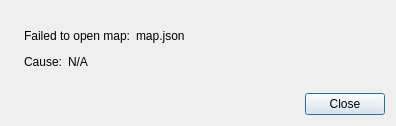
<?xml version="1.0" encoding="UTF-8"?>
<ui version="4.0">
 <class>OpenMapErrorDialog</class>
 <widget class="QDialog" name="OpenMapErrorDialog">
  <property name="geometry">
   <rect>
    <x>0</x>
    <y>0</y>
    <width>396</width>
    <height>126</height>
   </rect>
  </property>
  <property name="windowTitle">
   <string>Failed to open map!</string>
  </property>
  <layout class="QVBoxLayout" name="verticalLayout_2">
   <item>
    <layout class="QHBoxLayout" name="topLevelHorizontalLayout">
     <item>
      <widget class="QLabel" name="iconLabel">
       <property name="sizePolicy">
        <sizepolicy hsizetype="Minimum" vsizetype="Minimum">
         <horstretch>0</horstretch>
         <verstretch>0</verstretch>
        </sizepolicy>
       </property>
       <property name="text">
        <string/>
       </property>
       <property name="pixmap">
        <pixmap resource="../../../tactile.qrc">:/resources/icons/fluent/64/error.png</pixmap>
       </property>
      </widget>
     </item>
     <item>
      <layout class="QVBoxLayout" name="topLevelVerticalLayout">
       <item>
        <spacer name="topVerticalSpacer">
         <property name="orientation">
          <enum>Qt::Vertical</enum>
         </property>
         <property name="sizeHint" stdset="0">
          <size>
           <width>20</width>
           <height>40</height>
          </size>
         </property>
        </spacer>
       </item>
       <item>
        <layout class="QHBoxLayout" name="topHorizontalLayout">
         <item>
          <widget class="QLabel" name="failedToImportLabel">
           <property name="text">
            <string>Failed to open map:</string>
           </property>
           <property name="alignment">
            <set>Qt::AlignRight|Qt::AlignTrailing|Qt::AlignVCenter</set>
           </property>
          </widget>
         </item>
         <item>
          <widget class="QLabel" name="filePathLabel">
           <property name="text">
            <string>map.json</string>
           </property>
          </widget>
         </item>
         <item>
          <spacer name="topHorizontalSpacer">
           <property name="orientation">
            <enum>Qt::Horizontal</enum>
           </property>
           <property name="sizeHint" stdset="0">
            <size>
             <width>40</width>
             <height>20</height>
            </size>
           </property>
          </spacer>
         </item>
        </layout>
       </item>
       <item>
        <layout class="QHBoxLayout" name="bottomHorizontalLayout">
         <item>
          <widget class="QLabel" name="causeLabel">
           <property name="text">
            <string>Cause:</string>
           </property>
           <property name="alignment">
            <set>Qt::AlignLeading|Qt::AlignLeft|Qt::AlignVCenter</set>
           </property>
          </widget>
         </item>
         <item>
          <widget class="QLabel" name="errorMessageLabel">
           <property name="text">
            <string>N/A</string>
           </property>
           <property name="alignment">
            <set>Qt::AlignLeading|Qt::AlignLeft|Qt::AlignVCenter</set>
           </property>
          </widget>
         </item>
         <item>
          <spacer name="bottomHorizontalSpacer">
           <property name="orientation">
            <enum>Qt::Horizontal</enum>
           </property>
           <property name="sizeHint" stdset="0">
            <size>
             <width>40</width>
             <height>20</height>
            </size>
           </property>
          </spacer>
         </item>
        </layout>
       </item>
       <item>
        <spacer name="bottomVerticalSpacer">
         <property name="orientation">
          <enum>Qt::Vertical</enum>
         </property>
         <property name="sizeHint" stdset="0">
          <size>
           <width>20</width>
           <height>40</height>
          </size>
         </property>
        </spacer>
       </item>
      </layout>
     </item>
    </layout>
   </item>
   <item>
    <widget class="QDialogButtonBox" name="buttonBox">
     <property name="orientation">
      <enum>Qt::Horizontal</enum>
     </property>
     <property name="standardButtons">
      <set>QDialogButtonBox::Close</set>
     </property>
    </widget>
   </item>
  </layout>
 </widget>
 <resources>
  <include location="../../../tactile.qrc"/>
 </resources>
 <connections>
  <connection>
   <sender>buttonBox</sender>
   <signal>accepted()</signal>
   <receiver>OpenMapErrorDialog</receiver>
   <slot>accept()</slot>
   <hints>
    <hint type="sourcelabel">
     <x>248</x>
     <y>254</y>
    </hint>
    <hint type="destinationlabel">
     <x>157</x>
     <y>274</y>
    </hint>
   </hints>
  </connection>
  <connection>
   <sender>buttonBox</sender>
   <signal>rejected()</signal>
   <receiver>OpenMapErrorDialog</receiver>
   <slot>reject()</slot>
   <hints>
    <hint type="sourcelabel">
     <x>316</x>
     <y>260</y>
    </hint>
    <hint type="destinationlabel">
     <x>286</x>
     <y>274</y>
    </hint>
   </hints>
  </connection>
 </connections>
</ui>
